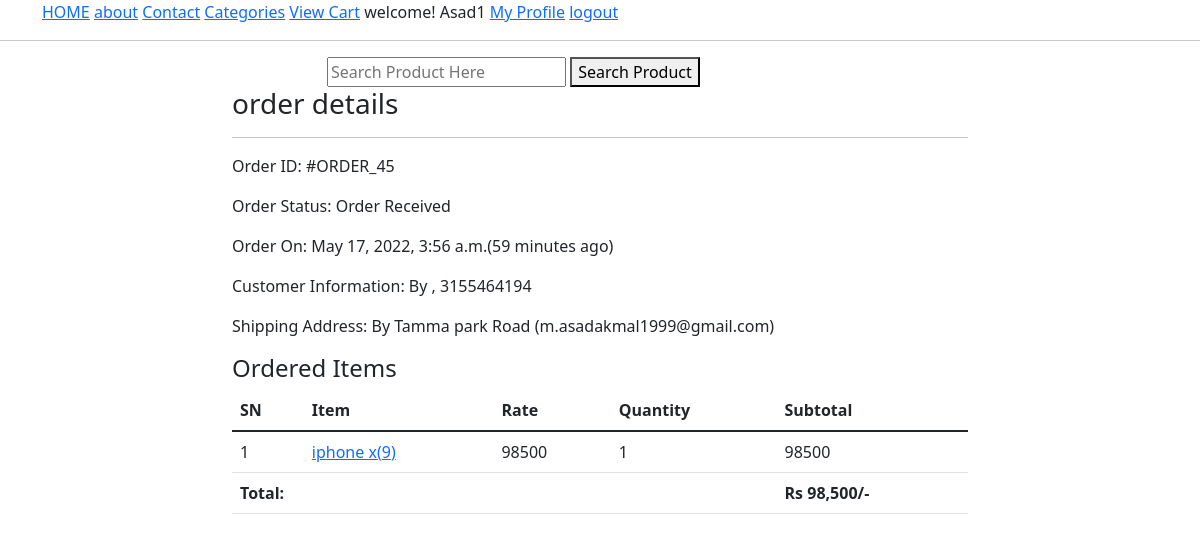
The page /profile/order-45/ (signed in) on the database its author committed.
### ecomapp/models.py (models this page shows, shortened)
class Order(models.Model):
    cart = models.OneToOneField(Cart, on_delete=models.CASCADE)
    order_by = models.CharField(max_length=200)
    shipping_address = models.CharField(max_length=200)
    mobile = models.CharField(max_length=15)
    email = models.EmailField()
    subtotal = models.PositiveBigIntegerField(default=0)
    discount = models.PositiveBigIntegerField(default=0)
    total = models.PositiveBigIntegerField(default=0)
    order_status = models.CharField(max_length=200, choices=ORDER_STATUS)
    created_at = models.DateTimeField(auto_now_add=True)
    payment_method = models.CharField(
        max_length=20, choices=METHODS, default="Cash on delivery"
    )
    payment_status = models.BooleanField(default=False, null=True, blank=True)

class CartProduct(models.Model):
    cart = models.ForeignKey(Cart, on_delete=models.CASCADE)
    product = models.ForeignKey(Product, on_delete=models.CASCADE)
    quantity = models.PositiveIntegerField(default=1)
    rate = models.PositiveBigIntegerField(default=0)
    subtotal = models.PositiveBigIntegerField(default=0)

class Product(models.Model):
    title = models.CharField(max_length=200)
    slug = models.SlugField(unique=True)
    category = models.ForeignKey(Category, on_delete=models.CASCADE)
    image = models.ImageField(upload_to="products")
    marked_price = models.PositiveBigIntegerField()
    selling_price = models.PositiveBigIntegerField()
    discription = models.TextField()
    warranty = models.CharField(max_length=200, null=True, blank=True)
    return_policy = models.CharField(max_length=200, null=True, blank=True)
    view_count = models.PositiveBigIntegerField(default=0)

### ecomapp/views.py (the view)
class CustomerOrderDetailView(DetailView):
    template_name = "customerorderdetail.html"
    model = Order
    context_object_name = "ord_obj"
    def dispatch(self, request, *args, **kwargs):
        if request.user.is_authenticated and request.user.customer:
            print("user is authenticated")
            order_id = self.kwargs["pk"]
            try:
                order = Order.objects.get(id=order_id)
                if request.user.customer != order.cart.customer:
                    return redirect("ecomapp:customerprofile")
            except:
                return redirect("ecomapp:customerprofile")
        else:
            return redirect("/login/?next=/profile/")
        return super().dispatch(request, *args, **kwargs)

### templates/customerorderdetail.html (shortened to what this page needs)
{% extends 'base.html' %}
{% load humanize %}
{% block content %}
<div class="container">
    <div class="row">
        <dic class="col-md-8 mx-auto">
            <h3>order details</h3>
            <hr>
            <p><span class="font-weight-bold">Order ID: </span> #ORDER_{{ord_obj.id}}</p>
            <p><span class="font-weight-bold">Order Status: </span> {{ord_obj.order_status}}</p>
            <p><span class="font-weight-bold">Order On: </span> {{ord_obj.created_at}}({{ord_obj.created_at|timesince}}
                ago)</p>
            <p><span class="font-weight-bold">Customer Information: </span> By {{ord_obj.ordered_by}},
                {{ord_obj.mobile}}</p>
            <p><span class="font-weight-bold">Shipping Address: </span> By {{ord_obj.shipping_address}}
                ({{ord_obj.email}})</p>
            <h4>Ordered Items</h4>
            <table class="table">
                <thead>
                    <tr>
                        <th>SN</th>
                        <th>Item</th>
                        <th>Rate</th>
                        <th>Quantity</th>
                        <th>Subtotal</th>
                    </tr>
                </thead>
                <tbody>
                    {% for cp in ord_obj.cart.cartproduct_set.all %}
                    <tr>
                        <td>{{forloop.counter}}</td>
                        <td><a target="_blank"
                                href="{% url 'ecomapp:productdetail' cp.product.slug %}">{{cp.product.title}}({{cp.product.id}})</a>
                        </td>
                        <td>{{cp.rate}}</td>
                        <td>{{cp.quantity}}</td>
                        <td>{{cp.subtotal}}</td>
                    </tr>
                    {% endfor %}
                    <tr>
                        <th colspan="4" class="text-right">Total: </th>
                        <th>Rs {{ord_obj.total|intcomma}}/-</th>
                    </tr>
                </tbody>
            </table>
        </dic>
    </div>
</div>
{% endblock %}

### templates/base.html (shortened to what this page needs)
<!DOCTYPE html>
<html lang="en">
<head>
    <link rel="stylesheet" href="https://cdn.jsdelivr.net/npm/bootstrap@5.1.3/dist/css/bootstrap.min.css">
</head>
<body>
    <div class="container">
        <a href="/">HOME</a>
        <a href="/about/">about</a>
        <a href="/contact/">Contact</a>
        <a href="/all-products/">Categories</a>
        <a href="{% url 'ecomapp:mycart'%}">View Cart</a>
        {% if request.user.username%}
        welcome! {{request.user.username}}
        <a href="{% url 'ecomapp:customerprofile'%}">My Profile</a>
        <a href="{% url 'ecomapp:customerlogout'%}">logout</a>
        {% else %}
        <a href="{% url 'ecomapp:customerregisteration'%}">register</a>
        <a href="{% url 'ecomapp:customerlogin'%}">login</a>
        {% endif %}
    </div>
    <hr>
    <div class="container">
        <div class="row">
            <div class="col-md-6 mx-auto">
                <form action="{% url 'ecomapp:search' %}" method="get">
                    <input type="text" name="keyword" placeholder="Search Product Here" required>
                    <button class="primary">Search Product</button>
                </form>
            </div>
        </div>
    </div>
    {% block content %}
    {% endblock %}
</body>
</html>

### rows shown on the page
Order: id "45", order_status "Order Received", created_at "May 17, 2022, 3:56 a.m.", created_at "59 minutes", mobile "3155464194", shipping_address "Tamma park Road", email "m.asadakmal1999@gmail.com", total "98,500"
CartProduct: product "iphone x", product.id "9", rate "98500", quantity "1", subtotal "98500"

### other values the page prints
{{ request.user.username }} "Asad1"
